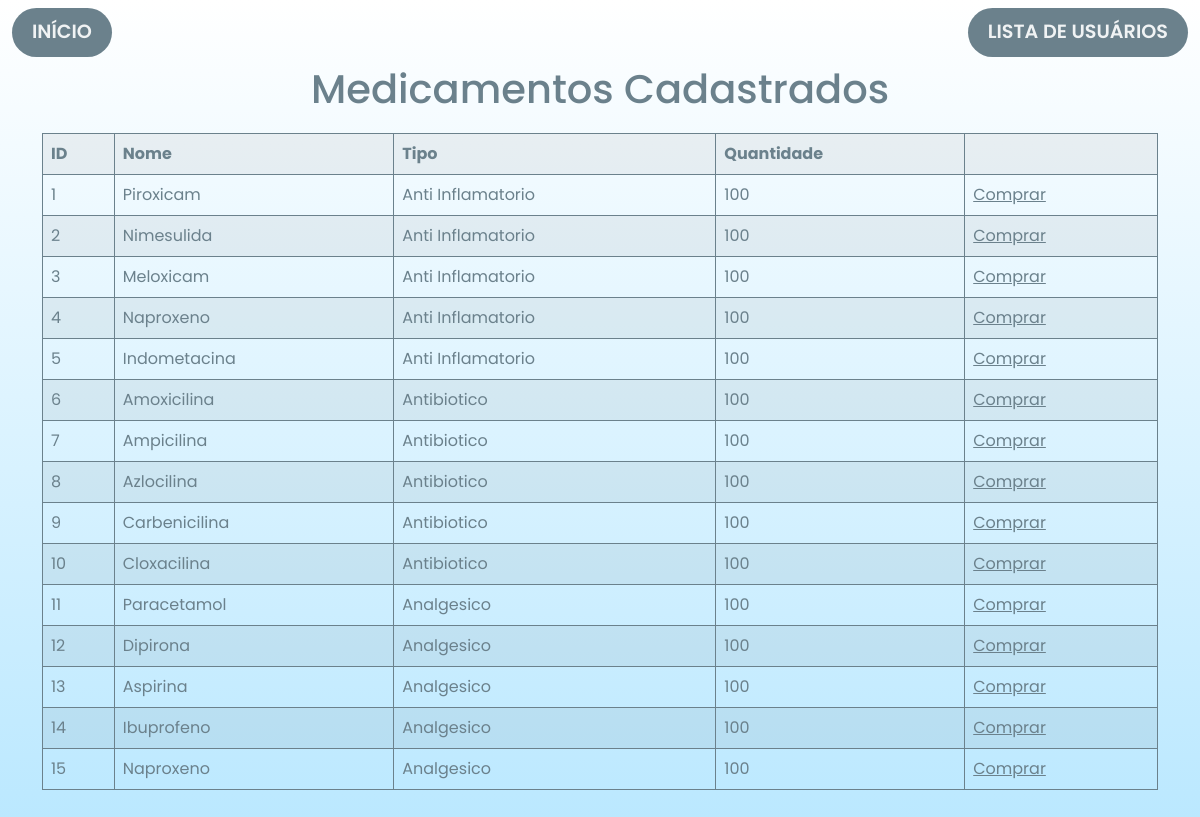
Screenshot of /medicamentos/ with the database file from the repository.
### app_siom/models.py (models this page shows, shortened)
class Medicamento(models.Model):
    nome = models.CharField(max_length=255)
    tipo = models.CharField(max_length=20, choices=[('Antibiotico','antibiotico'),('Anti Inflamatorio','anti_inflamatorio'),('Analgesico','analgesico')])
    quantidade = models.IntegerField()

### app_siom/views.py (the view)
# urls.py: path('medicamentos/',views.medicamentos,name='listagem_medicamentos'),
def medicamentos(request):
    context = {'medicamentos': Medicamento.objects.all()}
    return render(request, 'usuarios/medicamentos.html',context)

### app_siom/templates/usuarios/medicamentos.html
{% extends 'usuarios/base.html' %}
{% block conteudo %}
<div class="container table-container">
    <h1 class="table-h1">Medicamentos Cadastrados</h1>
    <table class="table table-striped">
        <tr>
            <th>ID</th>
            <th>Nome</th>
            <th>Tipo</th>
            <th>Quantidade</th>
            <th></th>
        </tr>
        {% for medicamento in medicamentos %}
        <tr>
            <td>{{medicamento.id}}</td>
            <td>{{medicamento.nome}}</td>
            <td>{{medicamento.tipo}}</td>
            <td>{{medicamento.quantidade}}</td>
            <td><a style="text-decoration: underline; color: #6b818c; "
                    href="{% url 'listagem_medicamentos' id=medicamento.id %}">Comprar</a></td>
        </tr>
        {% endfor %}
    </table>
</div>
{% endblock %}

### app_siom/static/css/layout.css (style rules this page uses)
body { font-family: 'Poppins', sans-serif; background-image: linear-gradient(white, rgb(183, 231, 255)); background-position: center; background-repeat: no-repeat; }
::placeholder { font-size: 1.1rem; color: #6b818c; }
table { border-collapse: collapse; }
th, td, table { color: #6b818c; border: 1px solid #6b818c; }
.table-h1 { color: #6b818c; text-align: center; margin-bottom: 20px; }
.table-container { height: 100vh; }

### rows the page displays
Medicamento: id "1", nome "Piroxicam", tipo "Anti Inflamatorio", quantidade "100"
Medicamento: id "2", nome "Nimesulida", tipo "Anti Inflamatorio", quantidade "100"
Medicamento: id "3", nome "Meloxicam", tipo "Anti Inflamatorio", quantidade "100"
Medicamento: id "4", nome "Naproxeno", tipo "Anti Inflamatorio", quantidade "100"
Medicamento: id "5", nome "Indometacina", tipo "Anti Inflamatorio", quantidade "100"
Medicamento: id "6", nome "Amoxicilina", tipo "Antibiotico", quantidade "100"
Medicamento: id "7", nome "Ampicilina", tipo "Antibiotico", quantidade "100"
Medicamento: id "8", nome "Azlocilina", tipo "Antibiotico", quantidade "100"
Medicamento: id "9", nome "Carbenicilina", tipo "Antibiotico", quantidade "100"
Medicamento: id "10", nome "Cloxacilina", tipo "Antibiotico", quantidade "100"
Medicamento: id "11", nome "Paracetamol", tipo "Analgesico", quantidade "100"
Medicamento: id "12", nome "Dipirona", tipo "Analgesico", quantidade "100"
Medicamento: id "13", nome "Aspirina", tipo "Analgesico", quantidade "100"
Medicamento: id "14", nome "Ibuprofeno", tipo "Analgesico", quantidade "100"
Medicamento: id "15", nome "Naproxeno", tipo "Analgesico", quantidade "100"
